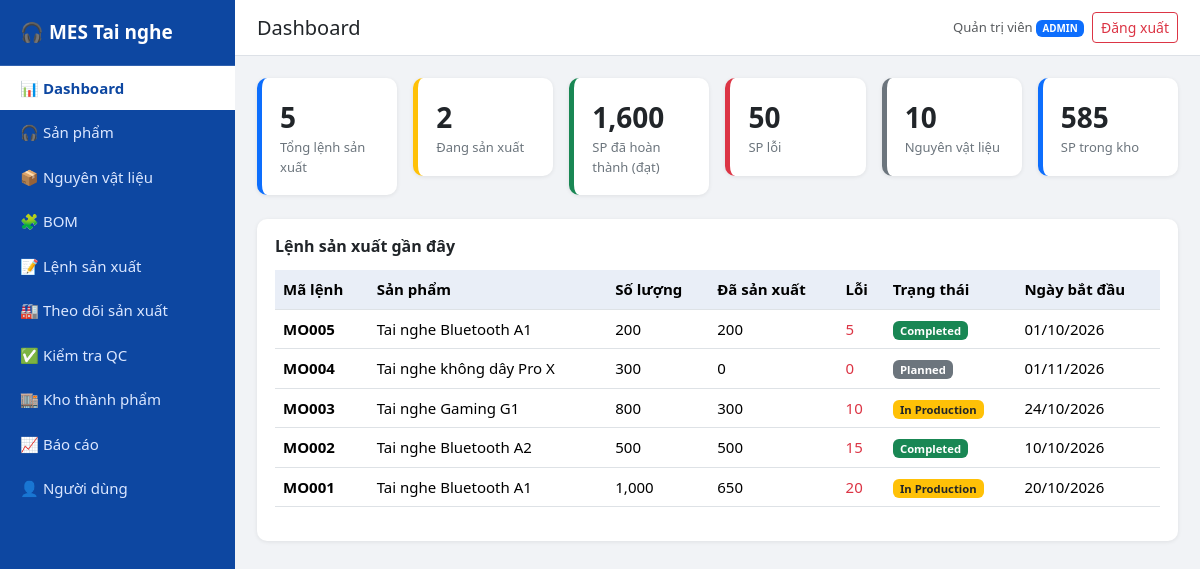
/index.php (signed in), run on the app's committed database.
### tables this page shows
CREATE TABLE production_orders (
  id INT AUTO_INCREMENT PRIMARY KEY,
  order_code VARCHAR(20) NOT NULL UNIQUE,
  product_id INT NOT NULL,
  quantity INT NOT NULL,
  produced_qty INT NOT NULL DEFAULT 0,
  defect_qty INT NOT NULL DEFAULT 0,
  start_date DATE NOT NULL,
  expected_end_date DATE NOT NULL,
  manager VARCHAR(100) NOT NULL,
  status ENUM('Planned','In Production','Completed','Cancelled') NOT NULL DEFAULT 'Planned',
  FOREIGN KEY (product_id) REFERENCES products(id) ON DELETE RESTRICT
);

CREATE TABLE products (
  id INT AUTO_INCREMENT PRIMARY KEY,
  code VARCHAR(20) NOT NULL UNIQUE,
  name VARCHAR(100) NOT NULL,
  type VARCHAR(50) NOT NULL,
  color VARCHAR(30) NOT NULL,
  price DECIMAL(12,0) NOT NULL DEFAULT 0,
  status ENUM('Active','Inactive') NOT NULL DEFAULT 'Active'
);

### index.php (the view, shortened to what this page needs)
<?php
require 'config/database.php';
require 'includes/auth.php';
$page_title = 'Dashboard';
$total_orders  = $pdo->query("SELECT COUNT(*) FROM production_orders")->fetchColumn();
$running       = $pdo->query("SELECT COUNT(*) FROM production_orders WHERE status='In Production'")->fetchColumn();
$good_total    = $pdo->query("SELECT COALESCE(SUM(produced_qty - defect_qty),0) FROM production_orders")->fetchColumn();
$defect_total  = $pdo->query("SELECT COALESCE(SUM(defect_qty),0) FROM production_orders")->fetchColumn();
$material_cnt  = $pdo->query("SELECT COUNT(*) FROM materials")->fetchColumn();
$stock_total   = $pdo->query("SELECT COALESCE(SUM(quantity),0) FROM warehouse")->fetchColumn();
$recent = $pdo->query("SELECT o.*, p.name AS product_name
                       FROM production_orders o JOIN products p ON p.id = o.product_id
                       ORDER BY o.id DESC LIMIT 8")->fetchAll();
include 'includes/header.php';
include 'includes/sidebar.php';
?>
<div class="row g-3 mb-4">
    <div class="col-6 col-lg-4 col-xl-2"><div class="stat-card"><div class="num"><?= $total_orders ?></div><div class="label">Tổng lệnh sản xuất</div></div></div>
    <div class="col-6 col-lg-4 col-xl-2"><div class="stat-card yellow"><div class="num"><?= $running ?></div><div class="label">Đang sản xuất</div></div></div>
    <div class="col-6 col-lg-4 col-xl-2"><div class="stat-card green"><div class="num"><?= number_format($good_total) ?></div><div class="label">SP đã hoàn thành (đạt)</div></div></div>
    <div class="col-6 col-lg-4 col-xl-2"><div class="stat-card red"><div class="num"><?= number_format($defect_total) ?></div><div class="label">SP lỗi</div></div></div>
    <div class="col-6 col-lg-4 col-xl-2"><div class="stat-card gray"><div class="num"><?= $material_cnt ?></div><div class="label">Nguyên vật liệu</div></div></div>
    <div class="col-6 col-lg-4 col-xl-2"><div class="stat-card"><div class="num"><?= number_format($stock_total) ?></div><div class="label">SP trong kho</div></div></div>
</div>
<div class="box">
    <h6>Lệnh sản xuất gần đây</h6>
    <div class="table-responsive">
    <table class="table table-hover align-middle">
        <thead><tr><th>Mã lệnh</th><th>Sản phẩm</th><th>Số lượng</th><th>Đã sản xuất</th><th>Lỗi</th><th>Trạng thái</th><th>Ngày bắt đầu</th></tr></thead>
        <tbody>
        <?php foreach ($recent as $r): ?>
            <tr>
                <td><b><?= e($r['order_code']) ?></b></td>
                <td><?= e($r['product_name']) ?></td>
                <td><?= number_format($r['quantity']) ?></td>
                <td><?= number_format($r['produced_qty']) ?></td>
                <td class="text-danger"><?= number_format($r['defect_qty']) ?></td>
                <td><?= status_badge($r['status']) ?></td>
                <td><?= fdate($r['start_date']) ?></td>
            </tr>
        <?php endforeach; ?>
        </tbody>
    </table>
    </div>
</div>
<?php include 'includes/footer.php'; ?>

### includes/header.php (shortened to what this page needs)
<!DOCTYPE html>
<html lang="vi">
<head>
    <link href="https://cdn.jsdelivr.net/npm/bootstrap@5.3.3/dist/css/bootstrap.min.css" rel="stylesheet">
    <link rel="stylesheet" href="css/style.css">
</head>
<body>
<div class="layout">

### includes/sidebar.php (shortened to what this page needs)
<?php
$current = basename($_SERVER['PHP_SELF']);
$menu = [
    'index.php'             => ['Dashboard', '📊'],
    'products.php'          => ['Sản phẩm', '🎧'],
    'materials.php'         => ['Nguyên vật liệu', '📦'],
    'bom.php'               => ['BOM', '🧩'],
    'production_orders.php' => ['Lệnh sản xuất', '📝'],
    'production.php'        => ['Theo dõi sản xuất', '🏭'],
    'quality.php'           => ['Kiểm tra QC', '✅'],
    'warehouse.php'         => ['Kho thành phẩm', '🏬'],
    'reports.php'           => ['Báo cáo', '📈'],
];
if (is_admin()) $menu['users.php'] = ['Người dùng', '👤'];
?>
<aside class="sidebar" id="sidebar">
    <div class="brand">🎧 MES Tai nghe</div>
    <nav>
        <?php foreach ($menu as $file => $item): ?>
            <a href="<?= $file ?>" class="<?= $current === $file ? 'active' : '' ?>">
                <span><?= $item[1] ?></span> <?= e($item[0]) ?>
            </a>
        <?php endforeach; ?>
    </nav>
</aside>
<div class="main">
    <header class="topbar">
        <h5 class="m-0"><?= e($page_title ?? '') ?></h5>
        <div class="ms-auto d-flex align-items-center gap-2">
            <span class="text-muted small"><?= e($_SESSION['user']['full_name']) ?>
                <span class="badge bg-primary"><?= e(strtoupper($_SESSION['user']['role'])) ?></span></span>
            <a href="logout.php" class="btn btn-sm btn-outline-danger">Đăng xuất</a>
        </div>
    </header>
    <main class="content">

### includes/auth.php (shortened to what this page needs)
<?php
function e($s) { return htmlspecialchars((string)$s, ENT_QUOTES, 'UTF-8'); }
function status_badge($status) {
    $map = [
        'Planned'       => ['secondary', 'Planned'],
        'In Production' => ['warning text-dark', 'In Production'],
        'Completed'     => ['success', 'Completed'],
        'Cancelled'     => ['danger', 'Cancelled'],
    ];
    $b = $map[$status] ?? ['secondary', $status];
    return '<span class="badge bg-' . $b[0] . '">' . e($b[1]) . '</span>';
}
function fdate($d) { return $d ? date('d/m/Y', strtotime($d)) : ''; }

### includes/footer.php (shortened to what this page needs)
    </main>
</div>
</div>
</body>
</html>

### css/style.css (style rules this page uses)
body { background: #f1f3f6; font-size: 15px; }
.layout { display: flex; min-height: 100vh; }
.sidebar { width: 235px; background: #0d47a1; color: #fff; position: fixed; top: 0; bottom: 0; left: 0; overflow-y: auto; z-index: 100; transition: transform .2s; }
.sidebar .brand { padding: 18px 20px; font-size: 19px; font-weight: bold; border-bottom: 1px solid rgba(255,255,255,.15); }
.sidebar nav a { display: block; padding: 11px 20px; color: #dbe7ff; text-decoration: none; }
.sidebar nav a.active { background: #fff; color: #0d47a1; font-weight: 600; }
.main { margin-left: 235px; flex: 1; min-width: 0; }
.topbar { background: #fff; padding: 12px 22px; display: flex; align-items: center; gap: 12px; border-bottom: 1px solid #dde1e7; position: sticky; top: 0; z-index: 50; }
.content { padding: 22px; }
.stat-card { background: #fff; border-radius: 10px; padding: 18px; border-left: 5px solid #0d6efd; box-shadow: 0 1px 4px rgba(0,0,0,.08); }
.stat-card .num { font-size: 28px; font-weight: bold; }
.stat-card .label { color: #6c757d; font-size: 13px; }
.stat-card.green { border-left-color: #198754; }
.stat-card.yellow { border-left-color: #ffc107; }
.stat-card.red { border-left-color: #dc3545; }
.stat-card.gray { border-left-color: #6c757d; }
.box { background: #fff; border-radius: 10px; padding: 18px; box-shadow: 0 1px 4px rgba(0,0,0,.08); margin-bottom: 20px; }
.box h6 { font-weight: 600; margin-bottom: 14px; }
.table th { background: #e9eef7; white-space: nowrap; }

### data on the page
production_orders: order_code "MO005", product.name "Tai nghe Bluetooth A1", quantity "200", produced_qty "200", defect_qty "5", status "Completed", start_date "01/10/2026"
production_orders: order_code "MO004", product.name "Tai nghe không dây Pro X", quantity "300", produced_qty "0", defect_qty "0", status "Planned", start_date "01/11/2026"
production_orders: order_code "MO003", product.name "Tai nghe Gaming G1", quantity "800", produced_qty "300", defect_qty "10", status "In Production", start_date "24/10/2026"
production_orders: order_code "MO002", product.name "Tai nghe Bluetooth A2", quantity "500", produced_qty "500", defect_qty "15", status "Completed", start_date "10/10/2026"
production_orders: order_code "MO001", product.name "Tai nghe Bluetooth A1", quantity "1,000", produced_qty "650", defect_qty "20", status "In Production", start_date "20/10/2026"

### other printed values
$item[1] "📊"
$item[0] "Dashboard"
$item[1] "🎧"
$item[0] "Sản phẩm"
$item[1] "📦"
$item[0] "Nguyên vật liệu"
$item[1] "🧩"
$item[0] "BOM"
$item[1] "📝"
$item[0] "Lệnh sản xuất"
$item[1] "🏭"
$item[0] "Theo dõi sản xuất"
$item[1] "✅"
$item[0] "Kiểm tra QC"
$item[1] "🏬"
